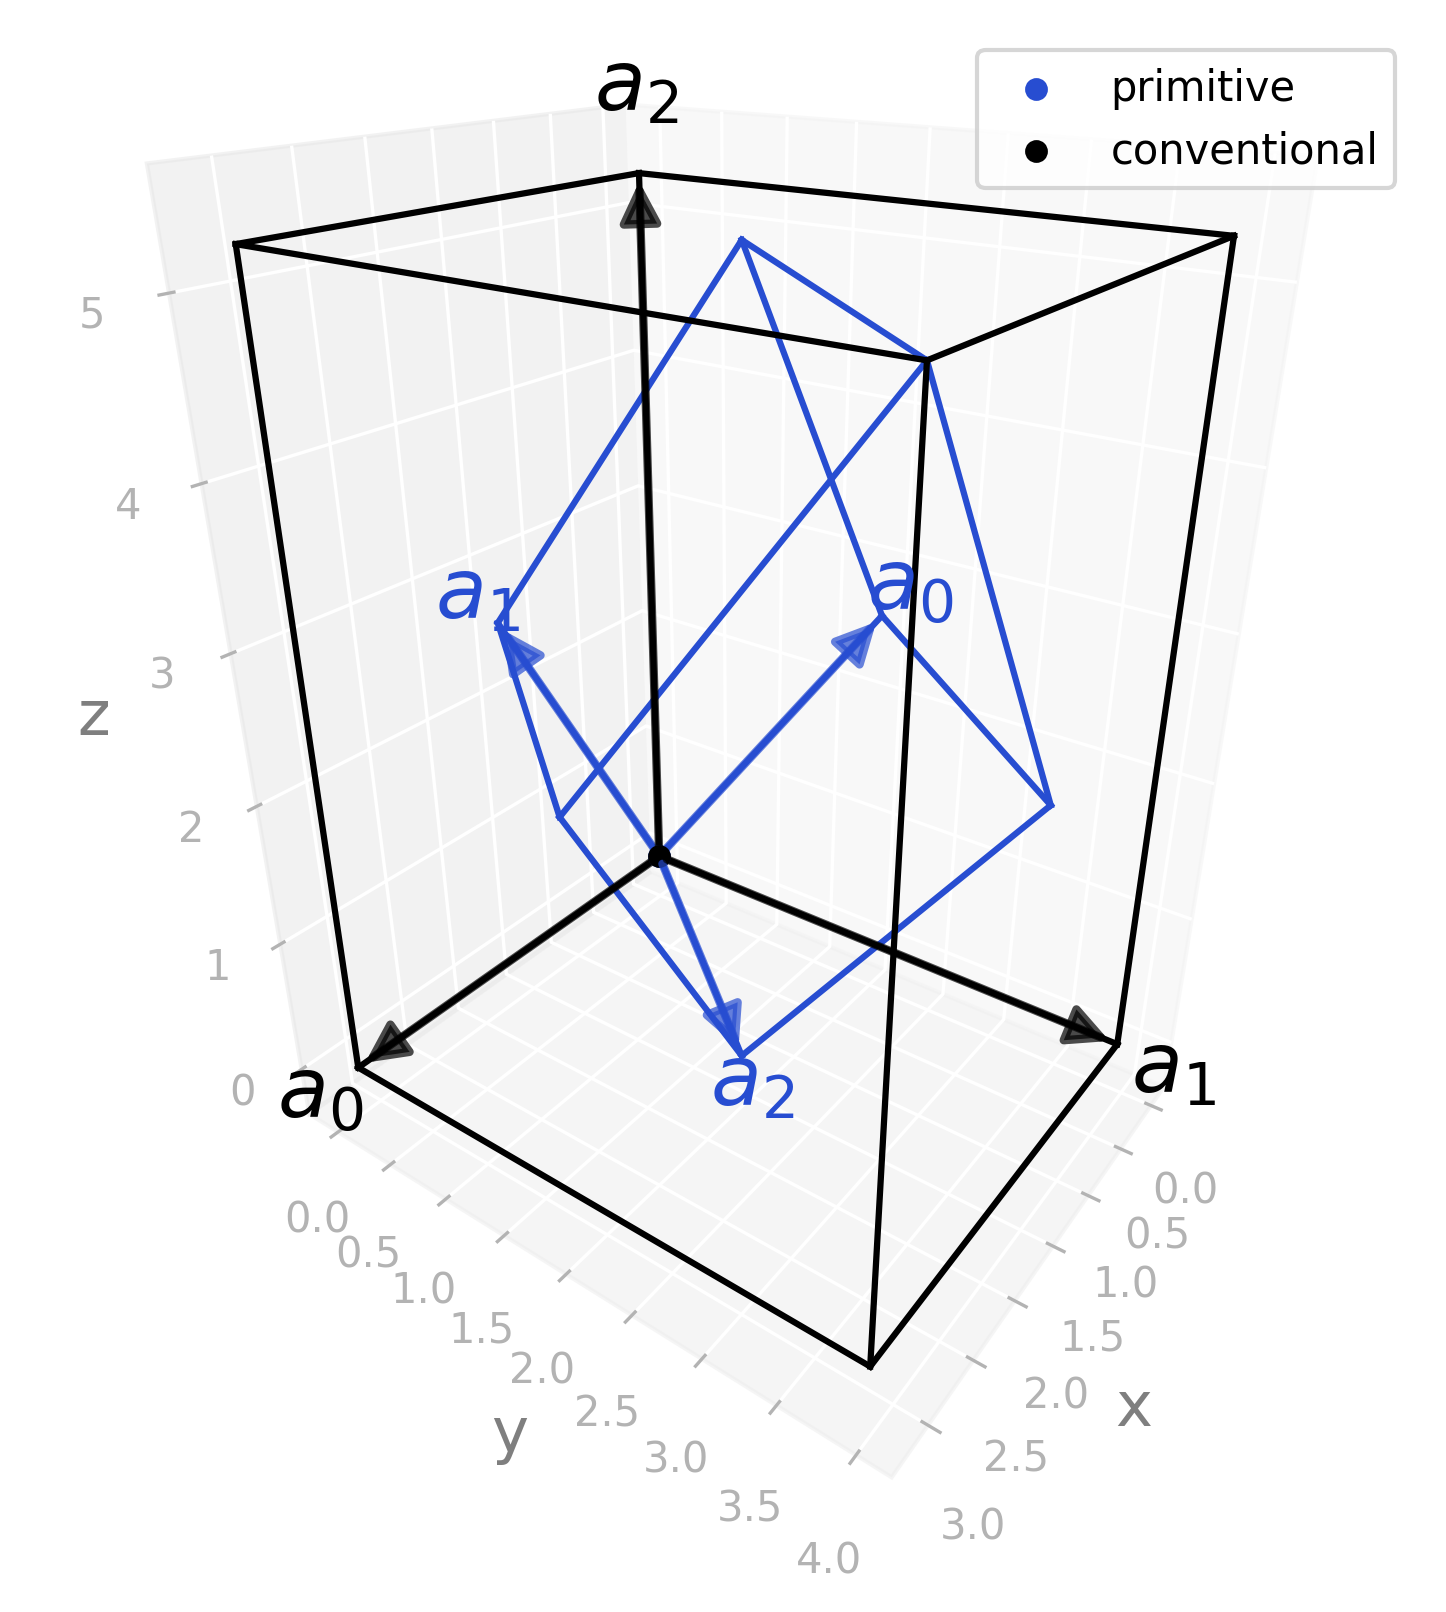

Write the Python code that produced this figure.
import radtools as rad

l = rad.lattice_example("ORCF3")
backend = rad.MatplotlibBackend()
backend.plot(l, kind="primitive", label="primitive")
backend.legend()
backend.plot(l, kind="conventional", label="conventional", color="black")
backend.legend()
# Save an image:
backend.save("orcf3_real.png", elev=27, azim=36, dpi=300, bbox_inches="tight")
# Interactive plot:
backend.show(elev=27, azim=36)
